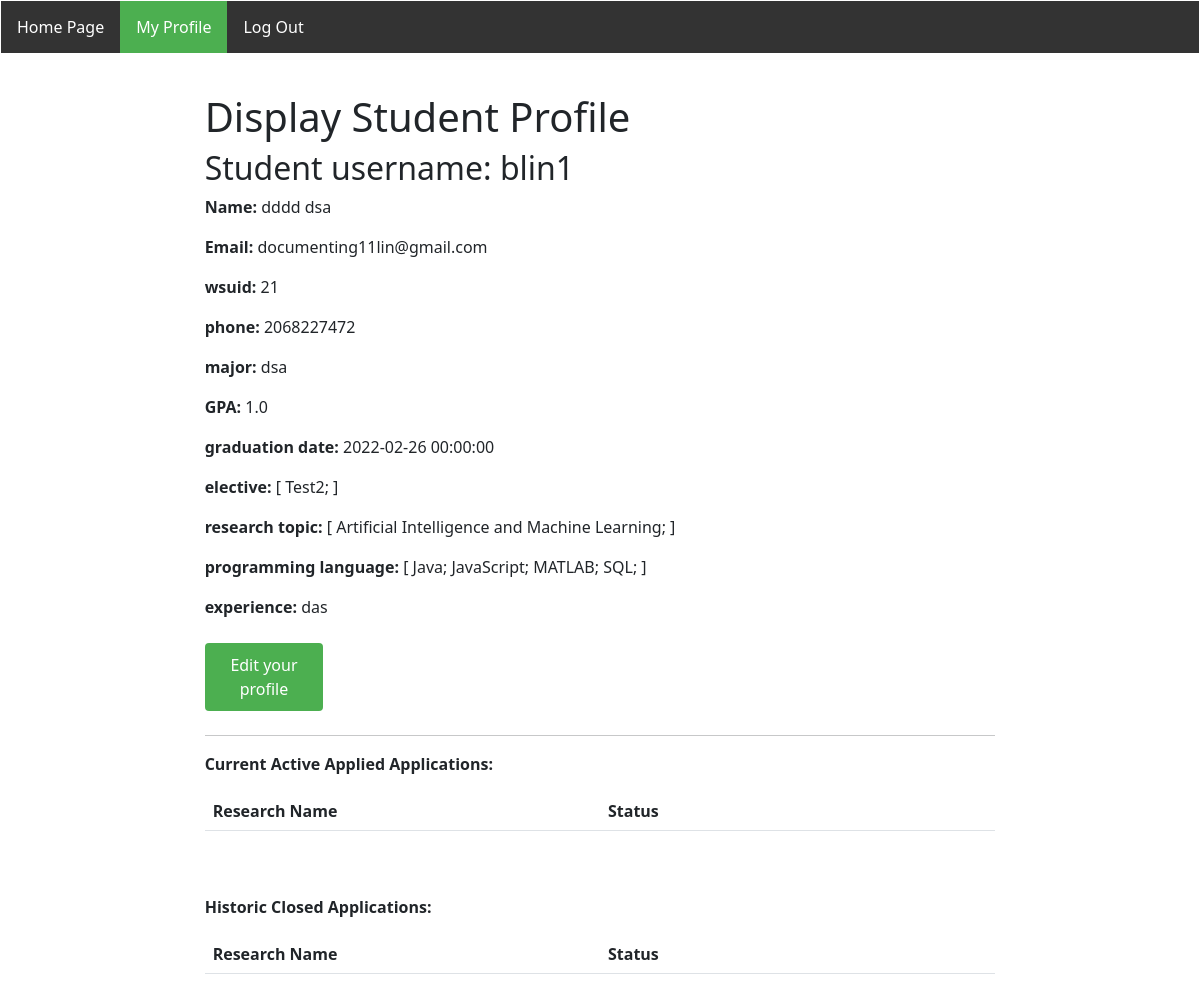
/MyProfile/ (signed in), run on the app's committed database.
### app/Model/models.py (models this page shows, shortened)
class User(db.Model, UserMixin):
    id = db.Column(db.Integer, primary_key=True)
    username = db.Column(db.String(64), unique=True, index=True)
    email = db.Column(db.String(120), unique=True, index=True)
    password_hash = db.Column(db.String(128))
    usertype = db.Column(db.Integer)    #0--student, 1--faculty
    phone = db.Column(db.String(20))
    office = db.Column(db.String(1024))
    lastname = db.Column(db.String(20))
    firstname = db.Column(db.String(30))
    wsuid = db.Column(db.Integer, unique = True)
    major = db.Column(db.String(20))
    GPA = db.Column(db.Float(5))
    graduationdate = db.Column(db.DateTime)
    research_experience = db.Column(db.String(200))
    elective = db.relationship(
        'TechnicalElectives', secondary = StudentElectives,
        primaryjoin=(StudentElectives.c.user_id == id),lazy='dynamic', overlaps='roster'
    )
    researchtopic = db.relationship(
        'ResearchTopics', secondary = StudentResearchTopics,
        primaryjoin=(StudentResearchTopics.c.user_id == id),lazy='dynamic', overlaps='roster'
    )
    programming = db.relationship(
        'ProgrammingLanguages', secondary = StudentLanguages,
        primaryjoin=(StudentLanguages.c.user_id == id),lazy='dynamic', overlaps='roster'
    )
    position = db.relationship('Position', backref='writer', lazy='dynamic')
    application = db.relationship('Apply', back_populates = 'studentapplied')
    closedposition = db.relationship('ClosedPosition', backref='writer', lazy='dynamic')
    def is_faculty(self):
        return self.usertype == 1
    def get_electives(self):
        return self.elective
    def get_researchtopic(self):
        return self.researchtopic
    def get_programming(self):
        return self.programming

class TechnicalElectives(db.Model):
    __tablename__ = 'technicalelectives'
    id = db.Column(db.Integer, primary_key = True)
    title = db.Column(db.String(1024))

class ResearchTopics(db.Model):
    __tablename__ = 'researchtopics'
    id = db.Column(db.Integer, primary_key = True)
    title = db.Column(db.String(128))

class ProgrammingLanguages(db.Model):
    __tablename__ = 'programminglanguages'
    id = db.Column(db.Integer, primary_key = True)
    name = db.Column(db.String(20))

### app/Controller/routes.py (the view)
@bp_routes.route('/MyProfile/',methods = ['GET'])
@login_required
def My_Profile():
    if current_user.is_faculty():
        return render_template('404error.html', user = current_user)
    return render_template('s_profile.html', title = 'My Profile', student = current_user)

### app/Model/models.py (called while the page is built)
@login.user_loader
def load_user(id):
    return User.query.get(int(id))

### app/View/templates/s_profile.html (shortened to what this page needs)
{% if current_user.id == student.id %} {% extends 's_base.html' %} {% else %} {% extends 'f_base.html' %} {% endif %} {% block content %}
<div class="row mt40" style="margin-top: 40px;">
    <div class="col-md-2"></div>
    <div class="col-md-8">
        <h1>Display Student Profile</h1>
        <h2>Student username: {{student.username}}</h2>
        <p><b>Name:</b> {{student.firstname}} {{student.lastname}}</p>
        <p><b>Email:</b> {{student.email}}</p>
        <p><b>wsuid:</b> {{student.wsuid}}</p>
        <p><b>phone:</b> {{student.phone}}</p>
        <p><b>major:</b> {{student.major}}</p>
        <p><b>GPA:</b> {{student.GPA}}</p>
        <p><b>graduation date:</b> {{student.graduationdate}}</p>
        <p>
            <b>elective:</b> [ {% for e in student.get_electives() %} {{e.title}}; {% endfor %} ]
        </p>
        <p>
            <b>research topic:</b> [ {% for r in student.get_researchtopic() %} {{r.title}}; {% endfor %} ]
        </p>
        <p>
            <b>programming language:</b> [ {% for p in student.get_programming() %} {{p.name}}; {% endfor %} ]
        </p>
        <p><b>experience:</b> {{student.research_experience}}</p>
        {% if current_user == student %}
        <p>
            <a href=" {{url_for('routes.s_profile_edit')}} ">
                <button class = "postButton">Edit your profile</button>
            </a>
        </p>
        {% endif %}
        <hr>
        <p>
        <b> Current Active Applied Applications: </b>
        </p>
        <table class="table table-hover">
            <thead class="thead-light">
                <tr valign="bottom">
                    <th width="50%">Research Name</th>
                    <th width="50%"> Status </th>
                </tr>
            </thead>
        </table>
        <br>
        <br>
        <p>
        <b> Historic Closed Applications: </b>
        </p>
        <table class="table table-hover">
            <thead class="thead-light">
                <tr valign="bottom">
                    <th width="50%">Research Name</th>
                    <th width="50%"> Status </th>
                </tr>
            </thead>
        </table>
    </div>
    <div class="col-md-2"></div>
</div>
{% endblock %}

### app/View/templates/s_base.html (shortened to what this page needs)
<html>
<head>
    <link rel="stylesheet" href="{{ url_for('static', filename='css/main.css') }}">
    <link rel="stylesheet" href="{{ url_for('static', filename='css/bootstrap.min.css') }}">
</head>
<body>
    <div class="nav-container topbar">
        <ul>
            <li><a href="{{ url_for('routes.student_index') }}" class="active" id="s_home_page">Home Page</a></li>
            <li><a href="{{url_for('routes.My_Profile')}}" id="s_my_profile"> My Profile </a></li>
            <li><a href="{{ url_for('auth.logout') }}"> Log Out </a></li>
        </ul>
    </div>
    <div>
         {% block content %} {% endblock %}
    </div>
</body>
</html>

### app/View/static/css/main.css (style rules this page uses)
body { margin: 1px 1px 1px 15px; padding: 1px; font-family: Tahoma; text-align: left; }
.nav-container ul { list-style-type: none; margin: 0; padding: 0; overflow: hidden; background-color: #333; margin-left: 0%; }
.nav-container li { float: left; }
.nav-container li a { display: block; color: white; text-align: center; padding: 14px 16px; text-decoration: none; }
.nav-container li a.active { background-color: #4CAF50; color: white; }
.postButton { width: 25%; background-color: #4CAF50; color: white; padding: 14px 20px; margin: 8px 0; border: none; border-radius: 4px; cursor: pointer; }
.topbar { position: sticky; top: 0px; width: 100%; }
.mt40 { margin-top: 40px; }

### app/View/templates/s_profile.html (style rules this page uses)
.postButton { width: 15%; background-color: #4C222; color: white; padding: 10px 10px; margin: 8px 0; border: none; border-radius: 4px; cursor: pointer; }

### data on the page
User: username "blin1", firstname "dddd", lastname "dsa", email "documenting11lin@gmail.com", wsuid "21", phone "2068227472", major "dsa", GPA "1.0", graduationdate "2022-02-26 00:00:00", research_experience "das"
TechnicalElectives: title "Test2"
ResearchTopics: title "Artificial Intelligence and Machine Learning"
ProgrammingLanguages: name "Java"
ProgrammingLanguages: name "JavaScript"
ProgrammingLanguages: name "MATLAB"
ProgrammingLanguages: name "SQL"
